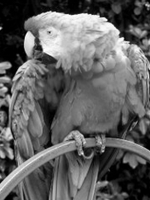
#> input picture proj_1/bird.bmp, 150 x 200 px
$ python proj_1.py   (Python 2 division)
#> lines starting #> are read from the running program, lines starting #| are printed output that depends on the picture
# Read a BMP file (gray level image) from hard drive, display it
# on the screen and rewrite it into BMP file back to hard drive.
# Reload the image again and do the down sampling (reduce the special
# resolution) and quantization (reduce gray level resolution)

from PIL import Image, ImageDraw

# open an image and get its information
im = Image.open('bird.bmp')
#> im is the input picture: PIL image 150x200 L; min 0, max 255, mean 97
data = im.getdata()
width = im.size[0]
#> width = 150
height = im.size[1]
#> height = 200

# new two blank images for rewrite and downsampling
rewriteImage = Image.new('L',(width, height), 'white')
#> rewriteImage: PIL image 150x200 L; every value is 255
downSamplingImage = Image.new('L',(width/2, height/2), 'white')
#> downSamplingImage: PIL image 75x100 L; every value is 255
draw = ImageDraw.Draw(rewriteImage)
l = 64
# show the image
im.show()

# rewrite the image
for i in range(width):
	for j in range(height):
			draw.point((i, j), data[(j*width)+i])

# down sampling
draw = ImageDraw.Draw(downSamplingImage)
for i in range(width):
	for j in range(height):
		if(j % 2 == 0 & i % 2 == 0):
			# reduce gray level by multipling 0.7
			draw.point((i/2, j/2), (data[(j*width)+i]/l)*l)

#save the output files
rewriteImage.save('bird_rewrite.bmp', format='BMP')
downSamplingImage.save('bird_downSampling.bmp', format='BMP')
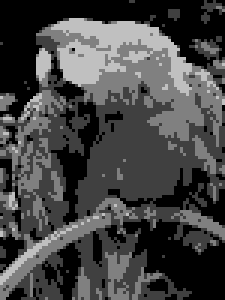
#> saved as bird_downSampling.bmp: PIL image 75x100 L (shown 3 times larger); min 0, max 192, mean 69.5
